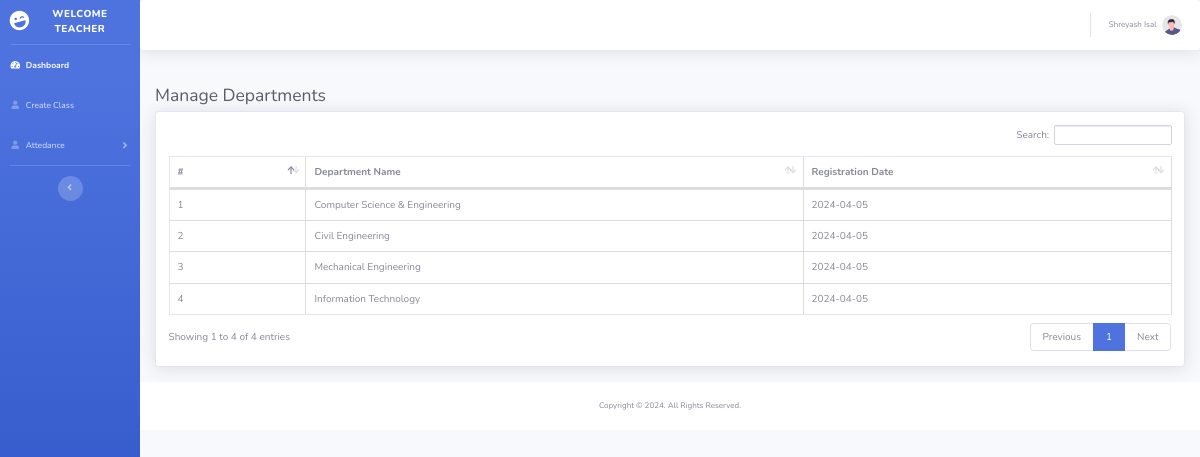
/teacher/viewdepartment.php (signed in), run on the app's committed database.
### tables this page shows
CREATE TABLE `tbldepartments` (
  `id` int(255) NOT NULL,
  `department_name` varchar(255) NOT NULL,
  `reg_date` date NOT NULL DEFAULT current_timestamp()
);

### teacher/viewdepartment.php (the view, shortened to what this page needs)
<?php session_start();
if(strlen($_SESSION['aid'])==0)
  {
header('location:index.php');
}
else{
include 'header.php';
?>
<div class="container-fluid">
    <h1 class="h3 mb-2 text-gray-800">Manage Departments</h1>
    <div class="card shadow mb-4">
        <div class="card-body ">
            <div class="table-responsive">
                <table class="table table-bordered" id="example1" width="100%" cellspacing="0">
                    <thead>
                        <tr>
                            <th>#</th>
                            <th>Department Name</th>
                            <th>Registration Date</th>
                        </tr>
                    </thead>
                    <tbody>
                        <?php
                        include '../db.php';
                        $sql = "SELECT * FROM `tbldepartments`";
                        $result = $conn->query($sql);
                        if ($result->num_rows > 0) {
                            $cnt = 1;
                            while ($row = $result->fetch_assoc()) {
                        ?>
                                <tr>
                                <td><?php echo $cnt++; ?></td>
                                    <td><?php echo $row["department_name"]; ?></td>
                                    <td><?php echo $row["reg_date"]; ?></td>
                                </tr>
                        <?php
                            }
                        } else {
                            echo "<tr><td colspan='3'>No teachers found</td></tr>";
                        }
                        ?>
                    </tbody>
                </table>
            </div>
        </div>
    </div>
</div>
<?php
include 'footer.php';
}
?>

### data on the page
tbldepartments: department_name "Computer Science & Engineering", reg_date "2024-04-05"
tbldepartments: department_name "Civil Engineering", reg_date "2024-04-05"
tbldepartments: department_name "Mechanical Engineering", reg_date "2024-04-05"
tbldepartments: department_name "Information Technology", reg_date "2024-04-05"

### other printed values
$name "Shreyash Isal"
